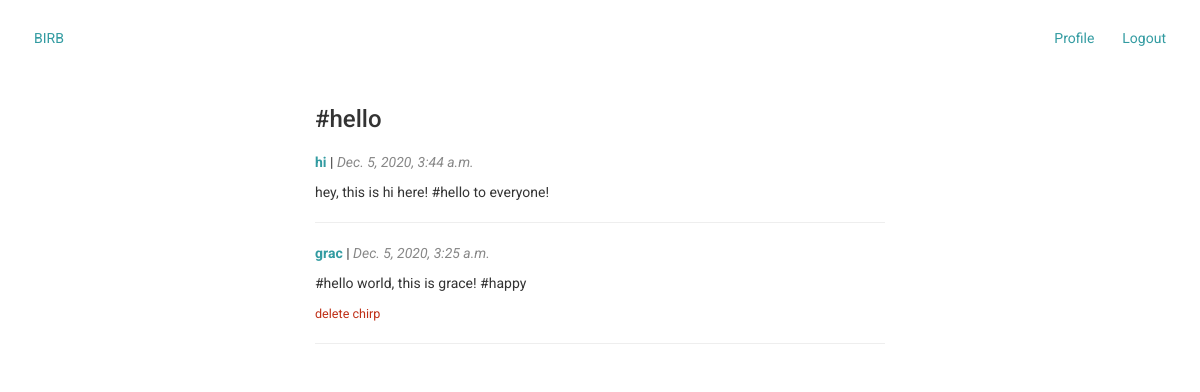
Page /tag/hello/ (signed in) on the earlier database version.
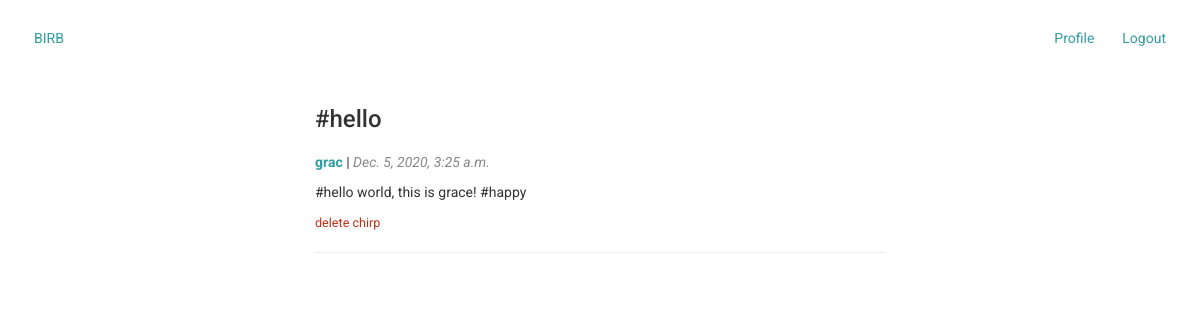
Same page on the later database version.
### main/models.py (models this page shows, shortened)
class Chirp(models.Model):
    body = models.TextField(max_length=300)
    author = models.ForeignKey(User, on_delete=models.CASCADE, null=True)
    created_at = models.DateTimeField()
    hashtags = models.ManyToManyField(Hashtag)
    likes = models.ManyToManyField(User, related_name='likes', blank=True)

### main/views.py (the view)
# urls.py: path('tag/<str:tag>/', views.hashtag_view, name='hashtag_view'),
def hashtag_view(request, tag):
    hashtag = get_hashtag(tag)
    chirps = Chirp.objects.filter(hashtags__tag=hashtag).order_by('-created_at')
    return render(request, 'hashtag.html', {'hashtag': hashtag, 'chirps': chirps})

### main/models.py (called while the page is built)
    def __str__(self):
        return self.tag

### main/views.py (called while the page is built)
def get_hashtag(tag):
    try:
        hashtag = Hashtag.objects.get(tag=tag)
    except Hashtag.DoesNotExist:
        hashtag = Hashtag.objects.create(tag=tag)
    print(hashtag)
    return hashtag

### main/templates/hashtag.html
{% extends 'base.html' %}
{% load static %}
{% block styles %}
    <link rel="stylesheet" href="{% static 'css/chirp_list.css' %}">
{% endblock %}
{% block content %}
    <h3>#{{ hashtag.tag }}</h3>
    {% for chirp in chirps %}
        <div class="chirp-card">
            <p><span class="chirp-username"><b>
                <a href="{% url 'user_view' username=chirp.author.username %}">{{ chirp.author.username }}</a>
            </b></span> |
                <span class="chirp-created-at"><i>{{ chirp.created_at }}</i></span></p>
            <p>{{ chirp.body }}</p>
            {% if chirp.author.username == request.user.username %}
                <span class="chirp-delete"><a href="../delete_from_profile?id={{chirp.id}}">delete chirp</a></span>
            {% endif %}
            <hr/>
        </div>
    {% endfor %}
{% endblock %}

Differences in the rows shown:
removed Chirp: author.username "hi", created_at "Dec. 5, 2020, 3:44 a.m.", body "hey, this is hi here! #hello to everyone!"
